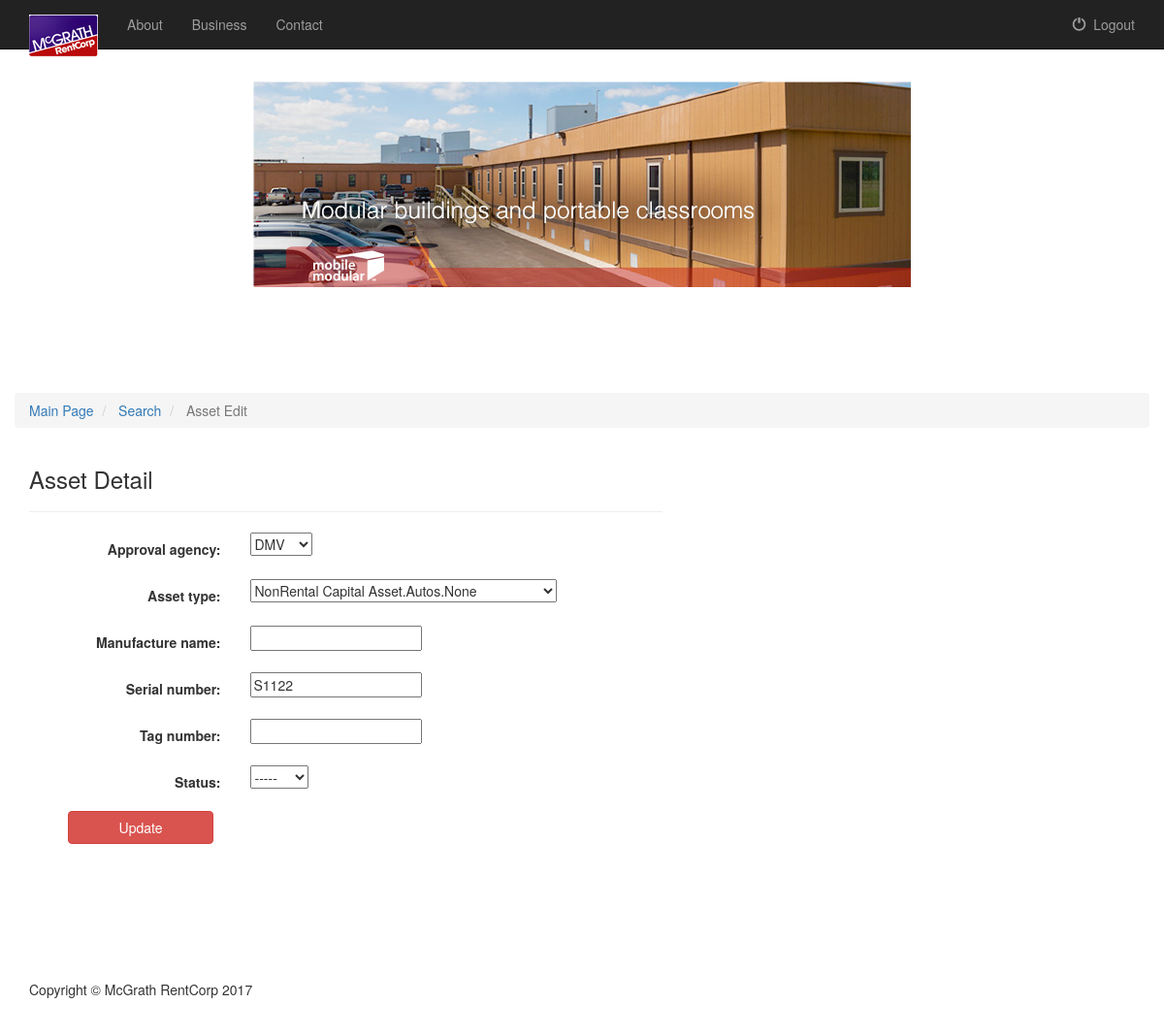
Screenshot of /Documents/main/search/assetEdit/1/ (signed in) with the database file from the repository.
### Documents/models.py (models this page shows, shortened)
class ApprovalAgency(models.Model):
    approval_agency = models.CharField(max_length = 500)
    def __str__(self):
        return self.approval_agency

class AssetType(models.Model):
    approval_agency = models.ForeignKey(ApprovalAgency)
    asset_type = models.CharField(max_length = 500)
    def __str__(self):
        return self.asset_type

class Asset(models.Model):
    approval_agency = models.ForeignKey(ApprovalAgency)
    asset_type = models.ForeignKey(AssetType)
    manufacture_name = models.CharField(max_length = 500, blank = True)
    serial_number = models.CharField(max_length = 500)
    tag_number = models.CharField(max_length = 500, blank = True)
    status = models.CharField(max_length = 500, choices = StatusChoices, blank =True)

### Documents/views.py (the view, shortened to what this page needs)
# urls.py: url(r'^main/search/assetEdit/(?P<pk>[0-9]+)/$', views.AssetEditView.as_view(), name='assetEdit'),
@method_decorator(login_required, name='dispatch')
class AssetEditView(UpdateView):
    model = Asset
    fields = ['approval_agency', 'asset_type', 'manufacture_name', 'serial_number', 'tag_number', 'status']
    template_name = 'Documents/assetEdit.html'

### Documents/templates/Documents/assetEdit.html (shortened to what this page needs)
{% extends 'Documents/base.html' %}
{% block link %} ref="{% url 'Documents:main' %}"{% endblock %}
{% block body %}
<section>
	<div class="container">
	    <div class="row row-content">
			<ol class="breadcrumb">
				<li	class="breadcrumb-item">
					<a href=" {% url 'Documents:main' %}">Main Page</a>
				</li>
				<li	class="breadcrumb-item">
					<a href=" {% url 'Documents:search' %}">Search</a>
				</li>
				<li	class="breadcrumb-item active">
					Asset Edit
				</li>
			</ol>
		</div>
		<div class="row">
			<div class="col-sm-12 col-md-7">
				<h3>Asset Detail</h3>
				<hr>
				<form class="form-horizontal" action="" method="post">
				{% include 'Documents/form-template.html' %}
					<div class="form-group" style="margin-left: 40px"">
						<button id="asset_update_submit_button" type="submit" class="btn btn-danger">Update</button>
					</div>
				</form>
			</div>
		</div>
	</div>
</section>
{% endblock %}

### Documents/templates/Documents/form-template.html (shortened to what this page needs)
{% for field in form %}
    <div class="form-group">
        <div class="col-sm-offset-2 col-sm-10">
        </div>
        <label class="control-label col-sm-4">{{ field.label_tag }}</label>
        <div class="col-sm-8">{{ field }}</div>
    </div>
{% endfor %}

### Documents/static/Documents/css/styles.css (style rules this page uses)
body { margin-top: 50px; }
section { padding: 75px 0; }
button { width: 150px; }

### rows the page displays
ApprovalAgency: form "DMV"
AssetType: form "NonRental Capital Asset.Autos.None"
Asset: form "S1122" "-----"

### other values shown
{{ field.label_tag }} "Approval agency:" "Asset type:" "Manufacture name:" "Serial number:" "Tag number:" "Status:"
